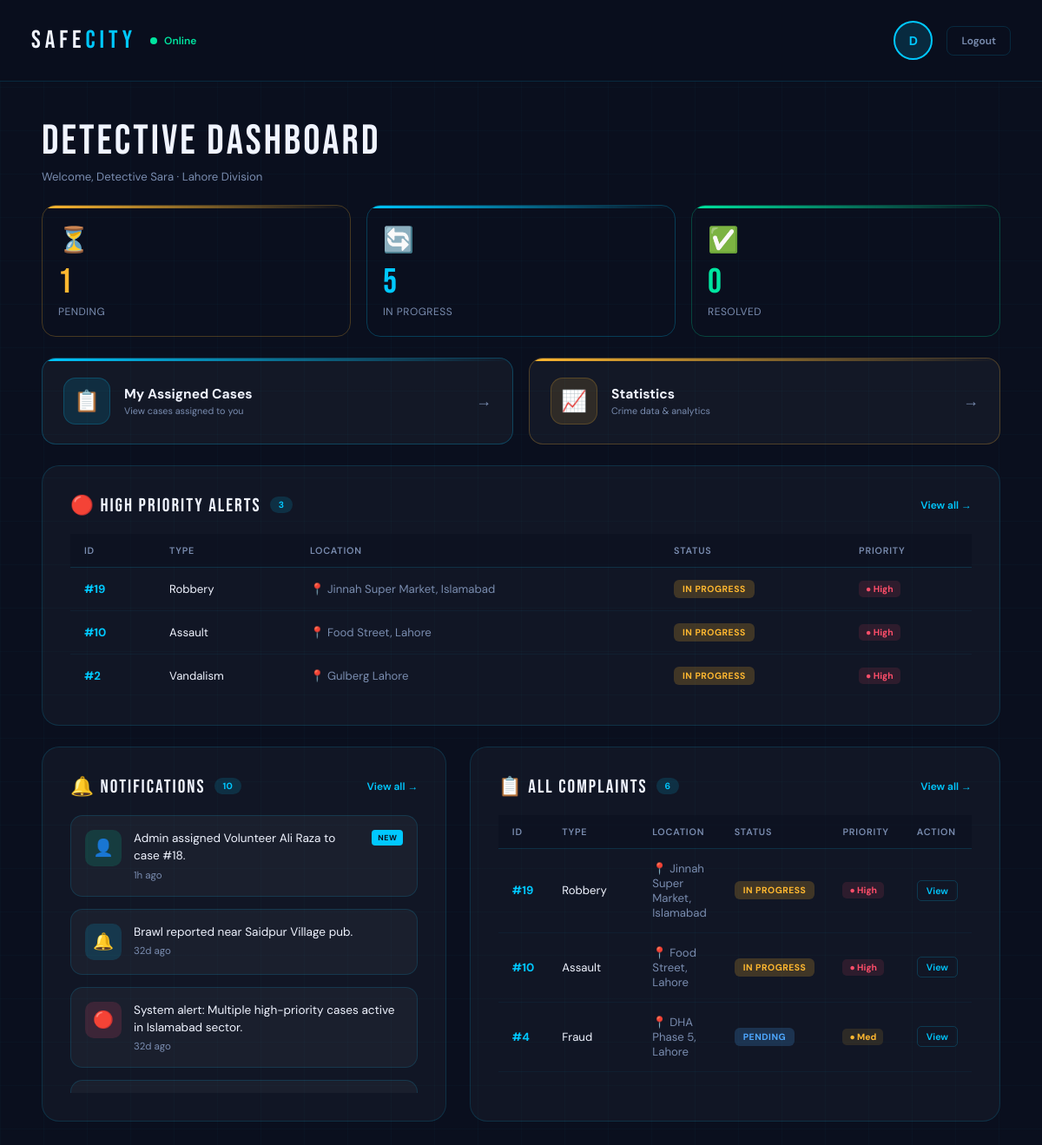
Before: /detective_dashboard (signed in) with the older database file.
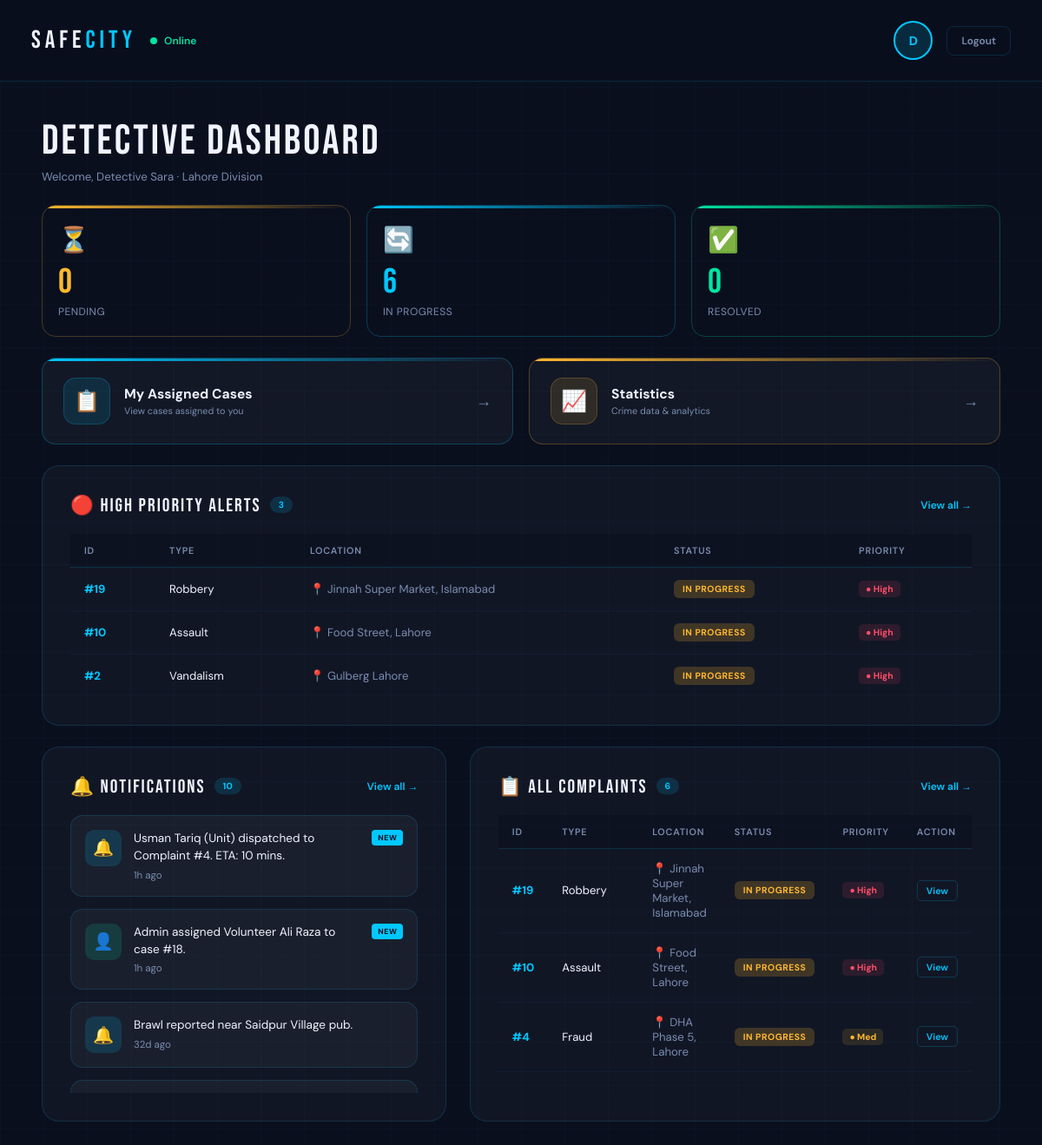
After: the same page with the newer database file.
### tables this page shows
CREATE TABLE Cases (
    case_id INTEGER PRIMARY KEY AUTOINCREMENT,
    complaint_id INTEGER UNIQUE,
    assigned_police_id INTEGER,
    assigned_detective_id INTEGER,
    assigned_volunteer_id INTEGER,
    priority TEXT DEFAULT 'Medium' CHECK(priority IN ('High','Medium','Low')),
    notes TEXT,
    last_updated DATETIME DEFAULT CURRENT_TIMESTAMP,

    FOREIGN KEY (complaint_id) REFERENCES Complaints(complaint_id),
    FOREIGN KEY (assigned_police_id) REFERENCES AuthorizedPersonnel(personnel_id),
    FOREIGN KEY (assigned_detective_id) REFERENCES AuthorizedPersonnel(personnel_id),
    FOREIGN KEY (assigned_volunteer_id) REFERENCES AuthorizedPersonnel(personnel_id)
);

CREATE TABLE Complaints (
    complaint_id INTEGER PRIMARY KEY AUTOINCREMENT,
    user_id INTEGER,
    category_id INTEGER,
    description TEXT NOT NULL,
    location TEXT NOT NULL,
    status TEXT DEFAULT 'Pending' CHECK(status IN ('Pending','In Progress','Resolved')),
    created_at DATETIME DEFAULT CURRENT_TIMESTAMP,

    FOREIGN KEY (user_id) REFERENCES Citizens(citizen_id),
    FOREIGN KEY (category_id) REFERENCES CrimeCategories(category_id)
);

CREATE TABLE CrimeCategories (
    category_id INTEGER PRIMARY KEY AUTOINCREMENT,
    name TEXT UNIQUE NOT NULL
);

CREATE TABLE Notifications (
    notification_id INTEGER PRIMARY KEY AUTOINCREMENT,
    message TEXT NOT NULL,
    created_at DATETIME DEFAULT CURRENT_TIMESTAMP
);

### app.py (the view)
@app.route('/detective_dashboard')
def detective_dashboard():
    if session.get('role') != 'Detective':
        return redirect(url_for('login'))
    conn = get_db_connection()
    pending = conn.execute('''
        SELECT COUNT(*) FROM Complaints c
        JOIN Cases cs ON c.complaint_id = cs.complaint_id
        WHERE cs.assigned_detective_id = ? AND c.status = 'Pending'
    ''', (session.get('user_id'),)).fetchone()[0]
    in_progress = conn.execute('''
        SELECT COUNT(*) FROM Complaints c
        JOIN Cases cs ON c.complaint_id = cs.complaint_id
        WHERE cs.assigned_detective_id = ? AND c.status = 'In Progress'
    ''', (session.get('user_id'),)).fetchone()[0]
    resolved = conn.execute('''
        SELECT COUNT(*) FROM Complaints c
        JOIN Cases cs ON c.complaint_id = cs.complaint_id
        WHERE cs.assigned_detective_id = ? AND c.status = 'Resolved'
    ''', (session.get('user_id'),)).fetchone()[0]
    high_priority = conn.execute("""
        SELECT  c.complaint_id,
                cc.name            AS category,
                c.location,
                c.status,
                cs.priority
        FROM    Complaints c
        JOIN    Cases cs  ON c.complaint_id = cs.complaint_id
        JOIN    CrimeCategories cc ON c.category_id = cc.category_id
        WHERE   cs.priority = 'High' AND cs.assigned_detective_id = ?
        ORDER   BY c.created_at DESC
        LIMIT   4
    """, (session.get('user_id'),)).fetchall()
    all_complaints = conn.execute("""
        SELECT  c.complaint_id,
                cc.name                        AS category,
                c.location,
                c.status,
                COALESCE(cs.priority, 'Medium') AS priority
        FROM    Complaints c
        LEFT JOIN Cases cs  ON c.complaint_id = cs.complaint_id
        JOIN    CrimeCategories cc ON c.category_id = cc.category_id
        WHERE   cs.assigned_detective_id = ?
        ORDER   BY c.created_at DESC
    """, (session.get('user_id'),)).fetchall()
    notifications_raw = conn.execute("""
        SELECT message, created_at
        FROM Notifications
        ORDER BY created_at DESC
        LIMIT 10
    """).fetchall()
    conn.close()
    now = datetime.utcnow()
    notifications = []
    for n in notifications_raw:
        dt = datetime.strptime(n['created_at'], '%Y-%m-%d %H:%M:%S')
        notifications.append({
            'message': n['message'],
            'time_ago': time_ago(n['created_at']),
            'is_new': (now - dt).total_seconds() / 3600 < 24
        })
    return render_template(
        'detective_dashboard.html',
        pending=pending,
        in_progress=in_progress,
        resolved=resolved,
        high_priority=high_priority,
        all_complaints=all_complaints,
        notifications=notifications,
    )

### app.py (called while the page is built)
def get_db_connection():
    conn = sqlite3.connect(DATABASE, timeout=10)
    conn.row_factory = sqlite3.Row
    return conn

def time_ago(dt_str):
    if not dt_str:
        return ''
    dt = datetime.strptime(dt_str, '%Y-%m-%d %H:%M:%S')
    now = datetime.utcnow()
    diff = now - dt
    minutes = int(diff.total_seconds() // 60)
    if minutes < 1:
        return 'Just now'
    elif minutes < 60:
        return f'{minutes}m ago'
    elif minutes < 1440:
        return f'{minutes // 60}h ago'
    else:
        return f'{minutes // 1440}d ago'

### templates/detective_dashboard.html (shortened to what this page needs)
<!DOCTYPE html>
<html lang="en">
<head>
</head>
<body>
  <div class="app-container">
    <div class="header">
      <div class="header-left">
        <div class="logo">SAFE<span>CITY</span></div>
        <div class="online-badge"><span class="online-dot"></span>Online</div>
      </div>
      <div class="header-right">
        <div class="officer-avatar">{% if session.name %}{{ session.name[0] }}{% else %}D{% endif %}</div>
        <a href="/" class="logout-link">Logout</a>
      </div>
    </div>
    <div class="app-content">
      <div class="content">
        <div>
          <div class="page-title">Detective Dashboard</div>
          <div class="page-sub">Welcome{% if session.name %}, {{ session.name }}{% endif %} · Lahore Division</div>
        </div>
        <div class="stats-grid">
          <div class="stat-card c-yellow">
            <div class="stat-icon">⏳</div>
            <div class="stat-num">{{ pending }}</div>
            <div class="stat-lbl">Pending</div>
          </div>
          <div class="stat-card c-cyan">
            <div class="stat-icon">🔄</div>
            <div class="stat-num">{{ in_progress }}</div>
            <div class="stat-lbl">In Progress</div>
          </div>
          <div class="stat-card c-green">
            <div class="stat-icon">✅</div>
            <div class="stat-num">{{ resolved }}</div>
            <div class="stat-lbl">Resolved</div>
          </div>
        </div>
        <div class="action-row">
          <a href="/detective_assigned_cases" class="action-card ac-cyan">
            <div class="action-icon">📋</div>
            <div class="action-info">
              <div class="action-title">My Assigned Cases</div>
              <div class="action-desc">View cases assigned to you</div>
            </div>
            <span class="action-arrow">→</span>
          </a>
          <a href="/statistics_board" class="action-card ac-yellow">
            <div class="action-icon">📈</div>
            <div class="action-info">
              <div class="action-title">Statistics</div>
              <div class="action-desc">Crime data & analytics</div>
            </div>
            <span class="action-arrow">→</span>
          </a>
        </div>
        <div class="section-card">
          <div class="section-head">
            <div class="section-title">🔴 High Priority Alerts <span class="section-count">{{ high_priority|length }}</span></div>
            <a href="/case_tracking/high_priority" class="section-link">View all →</a>
          </div>
          {% if high_priority %}
          <div class="table-wrap">
            <table class="data-table">
              <thead>
                <tr>
                  <th>ID</th>
                  <th>Type</th>
                  <th>Location</th>
                  <th>Status</th>
                  <th>Priority</th>
                </tr>
              </thead>
              <tbody>
                {% for hp in high_priority %}
                <tr>
                  <td class="td-id">#{{ hp['complaint_id'] }}</td>
                  <td>{{ hp['category'] }}</td>
                  <td style="color:var(--muted)">📍 {{ hp['location'] }}</td>
                  <td>
                    {% if hp['status'] == 'Pending' %}
                      <span class="sp sp-new">Pending</span>
                    {% else %}
                      <span class="sp sp-progress">In Progress</span>
                    {% endif %}
                  </td>
                  <td><span class="pr pr-high">● High</span></td>
                </tr>
                {% endfor %}
              </tbody>
            </table>
          </div>
          {% else %}
          <div class="empty-state">
            <div class="empty-icon">🟢</div>
            No high priority alerts right now
          </div>
          {% endif %}
        </div>
        <div class="dashboard-grid">
          <div class="section-card">
            <div class="section-head">
              <div class="section-title">🔔 Notifications <span class="section-count">{{ notifications|length }}</span></div>
              <a href="/notifications" class="section-link">View all →</a>
            </div>
            <div class="notif-list">
              {% for n in notifications %}
              <div class="notif-card">
                <div class="notif-icon {% if 'assigned' in n.message|lower %}ni-person{% elif 'resolved' in n.message|lower %}ni-check{% elif 'high' in n.message|lower %}ni-alert{% else %}ni-bell{% endif %}">
                  {% if 'assigned' in n.message|lower %}👤{% elif 'resolved' in n.message|lower %}✓{% elif 'high' in n.message|lower %}🔴{% else %}🔔{% endif %}
                </div>
                <div class="notif-body">
                  <div class="notif-top">
                    <div class="notif-text">{{ n['message'] | replace('\n', '<br>') | safe }}</div>
                    {% if n['is_new'] %}
                    <span class="new-badge">NEW</span>
                    {% endif %}
                  </div>
                  <div class="notif-time">{{ n['time_ago'] }}</div>
                </div>
              </div>
              {% else %}
              <div class="empty-state">
                <div class="empty-icon">🔔</div>
                No notifications
              </div>
              {% endfor %}
            </div>
          </div>
          <div class="section-card">
            <div class="section-head">
              <div class="section-title">📋 All Complaints <span class="section-count">{{ all_complaints|length }}</span></div>
              <a href="/case_tracking" class="section-link">View all →</a>
            </div>
            {% if all_complaints %}
            <div class="table-wrap">
              <table class="data-table">
                <thead>
                  <tr>
                    <th>ID</th>
                    <th>Type</th>
                    <th>Location</th>
                    <th>Status</th>
                    <th>Priority</th>
                    <th>Action</th>
                  </tr>
                </thead>
                <tbody>
                  {% for c in all_complaints %}
                  <tr>
                    <td class="td-id">#{{ c['complaint_id'] }}</td>
                    <td>{{ c['category'] }}</td>
                    <td style="color:var(--muted)">📍 {{ c['location'] }}</td>
                    <td>
                      {% if c['status'] == 'Pending' %}
                        <span class="sp sp-new">Pending</span>
                      {% elif c['status'] == 'In Progress' %}
                        <span class="sp sp-progress">In Progress</span>
                      {% else %}
                        <span class="sp sp-resolved">Resolved</span>
                      {% endif %}
                    </td>
                    <td>
                      {% if c['priority'] == 'High' %}
                        <span class="pr pr-high">● High</span>
                      {% elif c['priority'] == 'Medium' %}
                        <span class="pr pr-med">● Med</span>
                      {% else %}
                        <span class="pr pr-low">● Low</span>
                      {% endif %}
                    </td>
                    <td style="white-space:nowrap">
                      <a href="/case_detail/{{ c['complaint_id'] }}?detective=1" style="font-size:clamp(0.6rem, 0.9vw, 0.7rem);font-weight:600;color:var(--cyan);text-decoration:none;padding:4px 10px;border:1px solid rgba(0,200,255,0.2);border-radius:5px;transition:all .2s;display:inline-block"
                         onmouseover="this.style.background='rgba(0,200,255,0.1)'"
                         onmouseout="this.style.background='transparent'">View</a>
                    </td>
                  </tr>
                  {% endfor %}
                </tbody>
              </table>
            </div>
            {% else %}
            <div class="empty-state">
              <div class="empty-icon">📋</div>
              No complaints filed yet
            </div>
            {% endif %}
          </div>
        </div>
      </div>
    </div>
  </div>
</body>
</html>

Changed rows visible on the page:
no longer on this page (row unchanged): Notifications: message "System alert: Multiple high-priority cases active in Islamabad sector.", time_ago "32d ago"
added Notifications: message "Usman Tariq (Unit) dispatched to Complaint #4. ETA: 10 mins.", shows "NEW", time_ago "1h ago"
changed Complaints "DHA Phase 5, Lahore": status "PENDING" → "IN PROGRESS"
Other visible differences:
{{ pending }}: "1" → "0"
{{ in_progress }}: "5" → "6"
